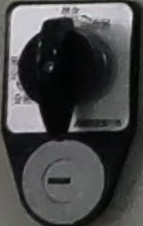
#> input picture 11.machine-learning/knn/dataset/top/top-105_n.jpg, 143 x 226 px, found by its file name; its folder holds 4 pictures in this run
$ python rotate.py
#> lines starting #> are read from the running program, lines starting #| are printed output that depends on the picture
import cv2
import os

# 读取图片
img_folder = r'F:\PythonWork\dataset\electrical_cabinet_all\classify\button_rotate\val\top'
save_img_folder = r'F:\PythonWork\dataset\electrical_cabinet_all\classify\button_rotate\train\top_rotate'

img_list = os.listdir(img_folder)

for img in img_list:
    img_path = os.path.join(img_folder, img)
    save_img_path = os.path.join(save_img_folder, img)

    image = cv2.imread(img_path)
#> image is the input picture: shape (226, 143, 3); mean B, G, R 71.7, 71.4, 70.8

    # 旋转图片
    rotated_image = cv2.rotate(image, cv2.ROTATE_90_COUNTERCLOCKWISE)
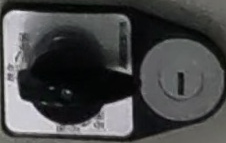
#> rotated_image: shape (143, 226, 3); mean B, G, R 71.7, 71.4, 70.8

    # 保存旋转后的图片
    cv2.imwrite(save_img_path, rotated_image)

    print(save_img_path)
#> pass 2 of the loop `for img in img_list:`:
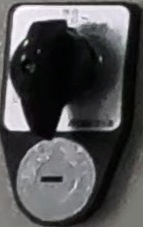
#> input picture 11.machine-learning/knn/dataset/top/top-106_n.jpg, 143 x 227 px, found by its file name
#> image is the input picture: shape (227, 143, 3); mean B, G, R 81, 79.7, 79.9
#> `rotated_image = cv2.rotate(image, cv2.ROTATE_90_COUNTERCLOCKWISE)`:
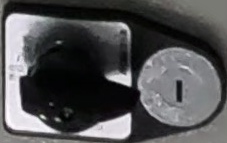
#> rotated_image: shape (143, 227, 3); mean B, G, R 81, 79.7, 79.9
#> pass 3 of the loop `for img in img_list:`:
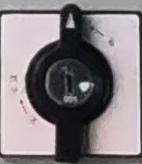
#> input picture 11.machine-learning/knn/dataset/top/top-145_n.jpg, 142 x 164 px, found by its file name
#> image is the input picture: shape (164, 142, 3); mean B, G, R 129.6, 125.8, 132.7
#> `rotated_image = cv2.rotate(image, cv2.ROTATE_90_COUNTERCLOCKWISE)`:
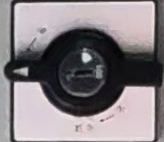
#> rotated_image: shape (142, 164, 3); mean B, G, R 129.6, 125.8, 132.7
#> the loop made 4 passes; the first 3 are shown
